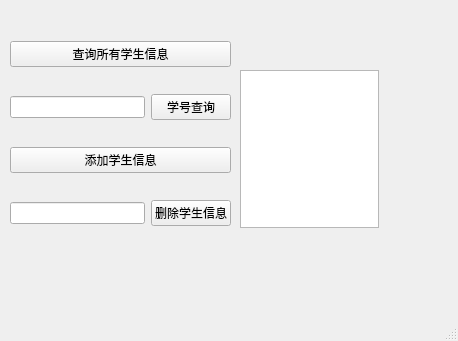
<?xml version="1.0" encoding="UTF-8"?>
<ui version="4.0">
    <class>MainWindow</class>
    <widget class="QMainWindow" name="MainWindow">
        <property name="geometry">
            <rect>
                <x>0</x>
                <y>0</y>
                <width>458</width>
                <height>341</height>
            </rect>
        </property>
        <property name="windowTitle">
            <string>MainWindow</string>
        </property>
        <widget class="QWidget" name="centralwidget">
            <widget class="QWidget" name="gridLayoutWidget">
                <property name="geometry">
                    <rect>
                        <x>10</x>
                        <y>20</y>
                        <width>221</width>
                        <height>231</height>
                    </rect>
                </property>
                <layout class="QGridLayout" name="gridLayout">
                    <item row="5" column="1">
                        <widget class="QPushButton" name="pushButton_4">
                            <property name="text">
                                <string>删除学生信息</string>
                            </property>
                        </widget>
                    </item>
                    <item row="3" column="1">
                        <widget class="QPushButton" name="pushButton_2">
                            <property name="text">
                                <string>学号查询</string>
                            </property>
                        </widget>
                    </item>
                    <item row="3" column="0">
                        <widget class="QLineEdit" name="lineEdit"/>
                    </item>
                    <item row="1" column="0" colspan="2">
                        <widget class="QPushButton" name="list_button">
                            <property name="text">
                                <string>查询所有学生信息</string>
                            </property>
                        </widget>
                    </item>
                    <item row="5" column="0">
                        <widget class="QLineEdit" name="lineEdit_2"/>
                    </item>
                    <item row="4" column="0" colspan="2">
                        <widget class="QPushButton" name="pushButton_3">
                            <property name="text">
                                <string>添加学生信息</string>
                            </property>
                        </widget>
                    </item>
                </layout>
            </widget>
            <widget class="QPlainTextEdit" name="plainTextEdit">
                <property name="geometry">
                    <rect>
                        <x>240</x>
                        <y>70</y>
                        <width>139</width>
                        <height>158</height>
                    </rect>
                </property>
            </widget>
        </widget>
        <widget class="QMenuBar" name="menubar">
            <property name="geometry">
                <rect>
                    <x>0</x>
                    <y>0</y>
                    <width>458</width>
                    <height>22</height>
                </rect>
            </property>
        </widget>
        <widget class="QStatusBar" name="statusbar"/>
    </widget>
    <resources/>
    <connections>
        <connection>
            <sender>pushButton_3</sender>
            <signal>clicked()</signal>
            <receiver>pushButton_3</receiver>
            <slot>showMenu()</slot>
            <hints>
                <hint type="sourcelabel">
                    <x>131</x>
                    <y>178</y>
                </hint>
                <hint type="destinationlabel">
                    <x>120</x>
                    <y>180</y>
                </hint>
            </hints>
        </connection>
    </connections>
</ui>
